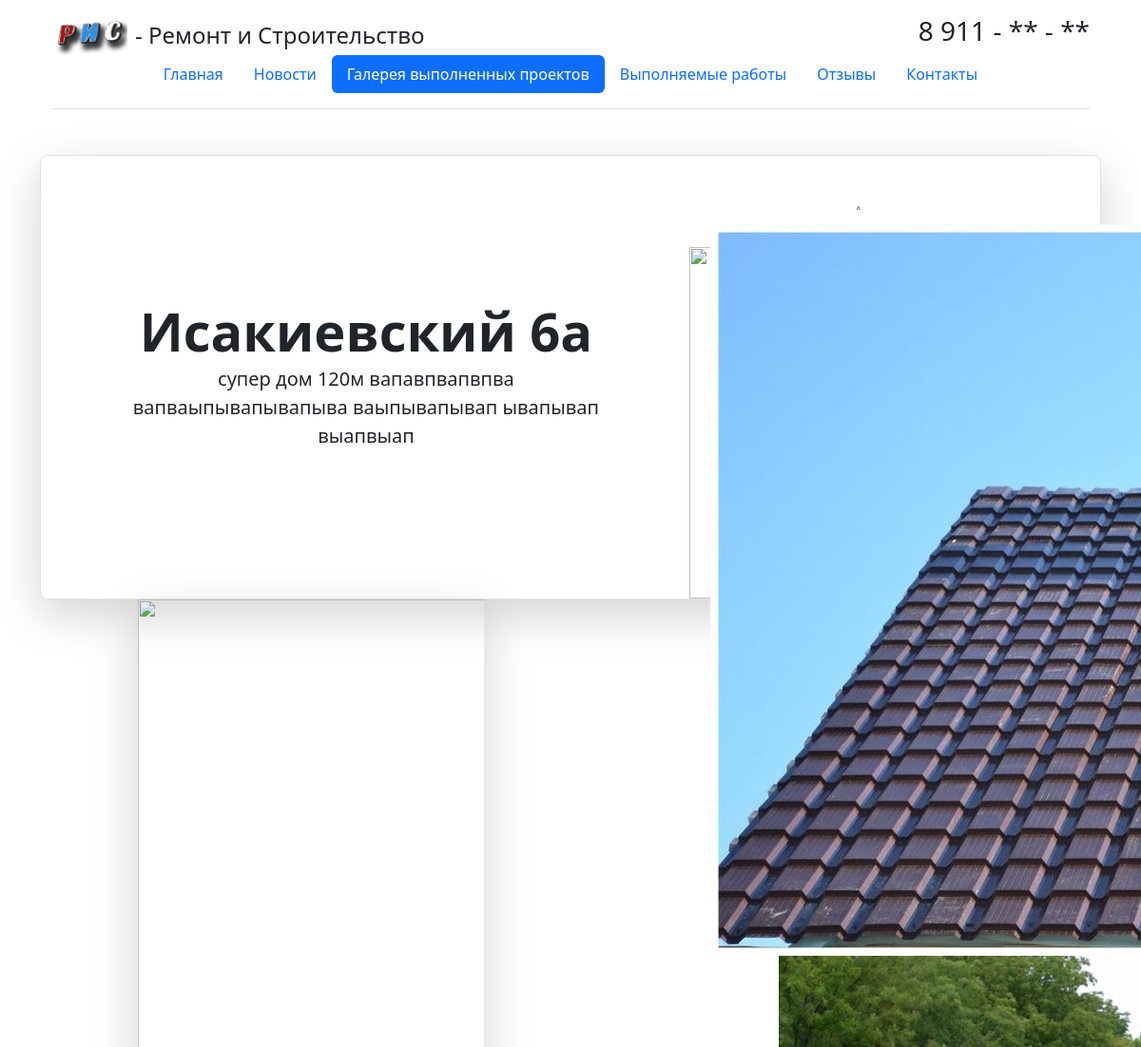
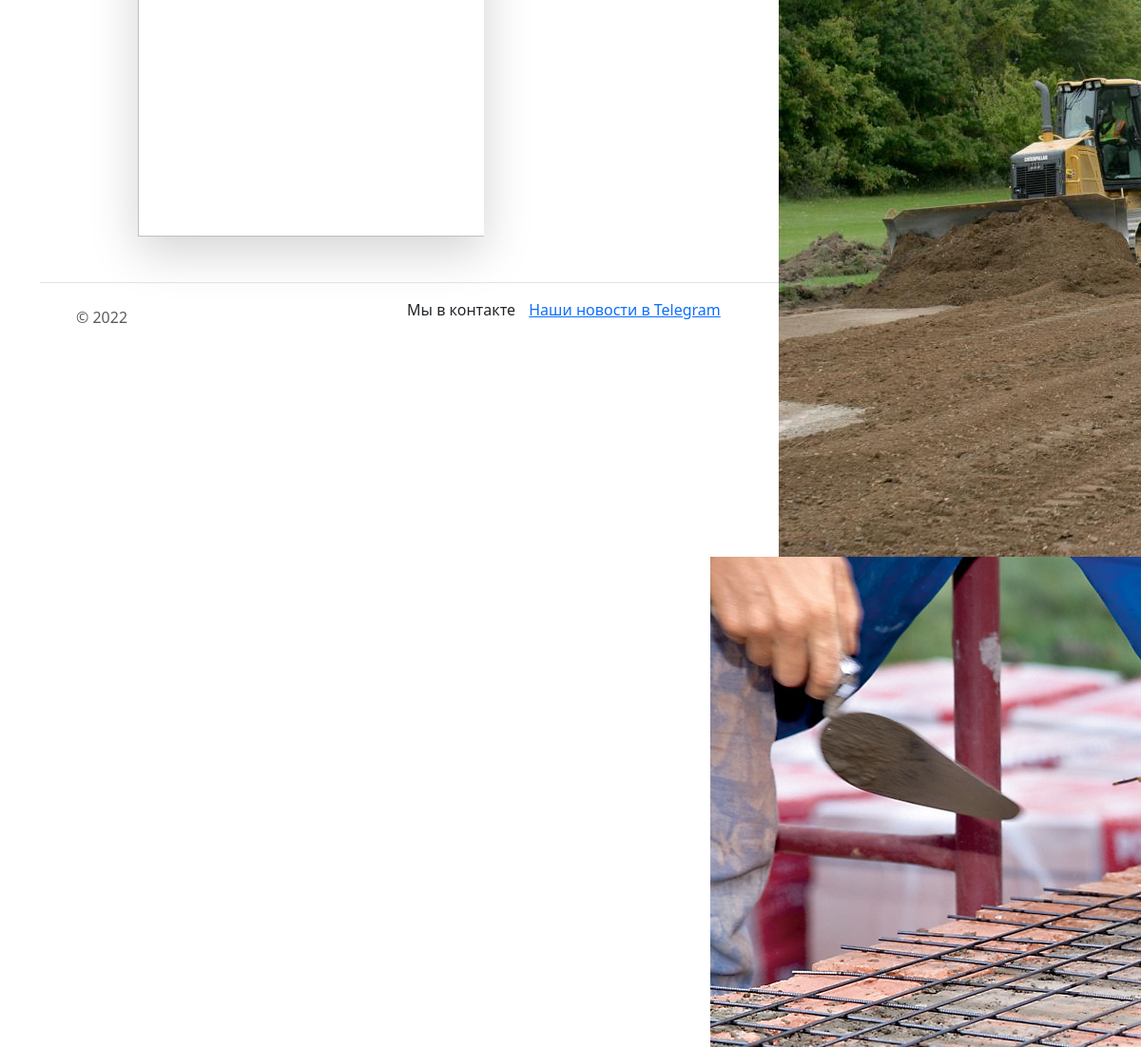
Page /mainapp/project/1/ on the committed database (2 pictures, top to bottom).
### mainapp/models/Project.py (models this page shows, shortened)
class Project(Base.SuperBase):
    title = models.CharField(verbose_name='Заголовок', max_length=100, default='Null')
    body = models.CharField(verbose_name='Описание проекта', max_length=1000, default='Null')
    map = models.CharField(default='Null', verbose_name='Расположение объекта(вставляем после  src="..."', max_length=1000)
    start_date = models.DateField(verbose_name="Дата начала строительства")
    stop_date = models.DateField(verbose_name="Дата окончания строительства", blank=True, null=True)
    house_area = models.PositiveSmallIntegerField(verbose_name='Площадь дома')
    works = models.ManyToManyField(Base.Base_work, verbose_name='Типы выполненных работ')
    material = models.ForeignKey(Base.Base_matherials, on_delete=models.DO_NOTHING, verbose_name='Основной материал стен')
    bad = models.ForeignKey(Base.Base_bad, on_delete=models.DO_NOTHING, verbose_name='Тип фундамента')
    class Meta:
        verbose_name = gl("Проект")
        verbose_name_plural = gl("Проекты")
        ordering = ("-created",)

### mainapp/models/Images.py (models this page shows, shortened)
class Image(Base.SuperBase):
    project = models.ForeignKey(Project, on_delete=models.CASCADE, verbose_name='Объект')
    works = models.ForeignKey(Base.Base_work, on_delete=models.DO_NOTHING, verbose_name='Тип работы на фото', db_column='works' )
    describe = models.CharField(verbose_name='Подпись к картинке', max_length=100, blank=True, null=True)
    image = models.ImageField(max_length=255, verbose_name='Фото объекта', blank=True, null=True, upload_to=user_directory_path)
    mini_thumbnail_wm = ImageSpecField(source='image',
        processors=[ResizeToFill(200, 250)],
        options={'quality': 60})
    main_thumbnail_wm = ImageSpecField(source='image',
        processors=[ResizeToFill(640, 480)])
    class Meta:
        verbose_name = gl("Фотография к проекту")
        verbose_name_plural = gl("Фотографии к проектам")
        ordering = ("-created",)

### mainapp/views.py (the view)
# urls.py: path('project/<int:pk>/', cache_page(C_TIME)(ProjectDetailView.as_view()), name='project'),
class ProjectDetailView(DetailView):
    template_name = 'mainapp/project.html'
    model = Project.Project
    def get_context_data(self, **kwargs):
        context = super(ProjectDetailView, self).get_context_data()
        li = []
        for image in Images.Image.objects.all():
            if image.project.pk == self.kwargs.get('pk'):
                li.append(image)
        context['li'] = li
        return context

### mainapp/models/Base.py (called while the page is built)
    def get_queryset(self):
        return super().get_queryset().filter(deleted=False)

### mainapp/templates/mainapp/project.html (shortened to what this page needs)
{% extends 'mainapp/base.html' %}
{% block content %}
<div class="container my-5">
  <div class="row p-4 pb-0 pe-lg-0 pt-lg-5 align-items-center rounded-3 border shadow-lg">
    <div class="col-lg-7 p-3 p-lg-5 pt-lg-3">
      <h1 class="display-4 fw-bold lh-1">{{ object.title }}</h1>
      <p class="lead">{{ object.body }}</p>
    </div>
    <div style="width:400px;display:block;">
      <div id="slider2">
        <div class="thumbelina-but vert top disabled">˄</div>
        <div style="position:absolute;overflow:hidden;width:100%;height:100%;">
          <ul class="thumbelina" style="top: 0px;">
            {% for image in li %}
            <li style="display: block;">
              <img class="cloudzoom-gallery cloudzoom-gallery-active" src="{{ image.main_thumbnail_wm.url }}"
                data-cloudzoom="
                         useZoom: '#zoom1',
                         image:'{{ image.mini_thumbnail_wm.url }}',
                         zoomImage:'{{ image.main_thumbnail_wm.url }}'
                         ">
            </li>
            {% endfor %}
          </ul>
        </div>
        <div id="fwd3" class="thumbelina-but vert bottom">˅</div>
      </div>
      <div style="margin-left:10px;line-height:0;display:inline-block;">
      </div>
    </div>
  </div>
  <div class="col-lg-4 offset-lg-1 p-0 overflow-hidden shadow-lg">
    <img class="rounded-lg-3" src="bootstrap-docs.png" alt="" width="720">
  </div>
</div>
</div>
{% endblock content %}

### rows in the picture
Project: title "Исакиевский 6а", body "супер дом 120м вапавпвапвпва вапваыпывапывапыва ваыпывапывап ывапывап выапвыап"
Image: main_thumbnail_wm (picture)
Image: main_thumbnail_wm (picture)
Image: main_thumbnail_wm (picture)
